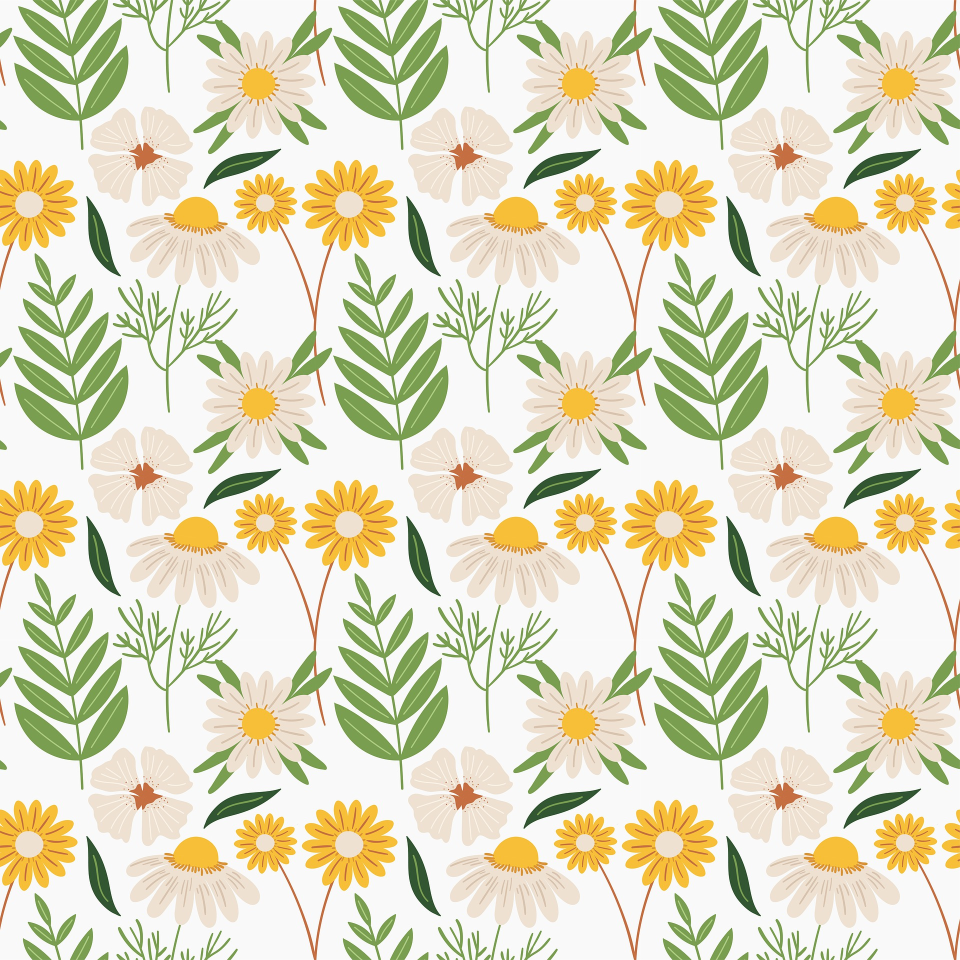
#> input picture generic_data/flower_1920.jpg, 1920 x 1920 px, given in place of vine_1920.png, which was not available (shown at 1/2 size)
$ python make_generic_data.py
#> lines starting #> are read from the running program, lines starting #| are printed output that depends on the picture; pictures that were not available may be replaced by others from this repository, and a replacement may not be noted
#! usr/bin/env python

##### Script for creating generic data for train Diffusion
import cv2
import numpy as np
import os
import random
import matplotlib.pyplot as plt
from tqdm import tqdm

os.chdir(os.path.dirname(__file__))
dir_root = os.path.join(os.path.dirname(__file__), 'generic_data')

############# config ##############
sz_resize = 1024
sz_object = int(sz_resize / 2)
sz_crop = 128
num_img = 10000
weight_object = 0.8

def main():
    ############# Load images #############
    img1 = cv2.imread(os.path.join(dir_root, 'vine_1920.png'))
#> img1 is the input picture: shape (1920, 1920, 3); mean B, G, R 193.8, 220.7, 223.7
    img2 = cv2.imread(os.path.join(dir_root, 'background.png'))
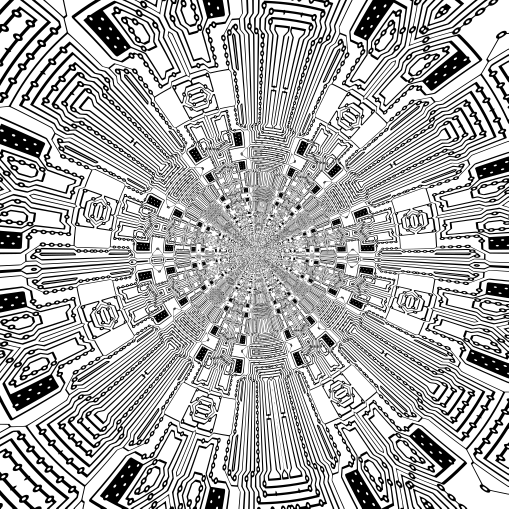
#> input picture generic_data/background.png, 1017 x 1017 px (shown at 1/2 size)
#> img2 is the input picture: shape (1017, 1017, 3); min 0, max 255, mean 175.6

    sz_img1 = img1.shape
#> sz_img1 = (1920, 1920, 3)
    img1 = img1[:int(sz_img1[0]//2), :int(sz_img1[1]//2)]
#> img1: shape (960, 960, 3)

    ############# Preprocess loaded images #############
    # Resize to 1024x1024
    img1_resized = cv2.resize(img1, (sz_resize, sz_resize), interpolation=cv2.INTER_LINEAR)
    img2_resized = cv2.resize(img2, (sz_object, sz_object), interpolation=cv2.INTER_LINEAR)

    img1_resized = img1_resized[:sz_object, :sz_object]
#> img1_resized: shape (512, 512, 3)


    ######## img, caption 데이터 생성
    # img1과 img2_half를 합성 (단, 합산된 값이 255를 넘지 않도록 클리핑)
    img1_resized_scaled = (img1_resized * weight_object).astype(np.uint8)
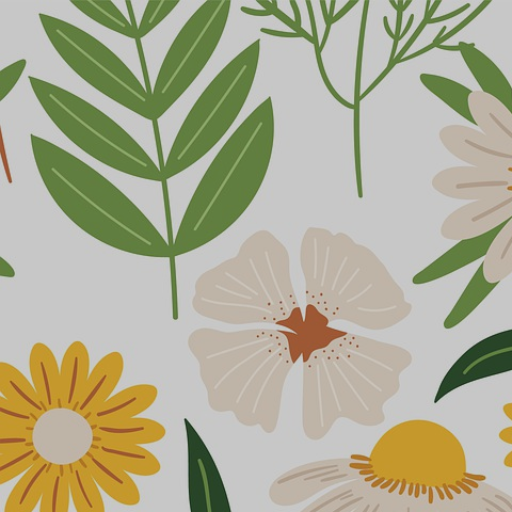
#> img1_resized_scaled: shape (512, 512, 3); mean B, G, R 149, 173.5, 174.7
    img2_resized_scaled = (img2_resized * (1 - weight_object)).astype(np.uint8)
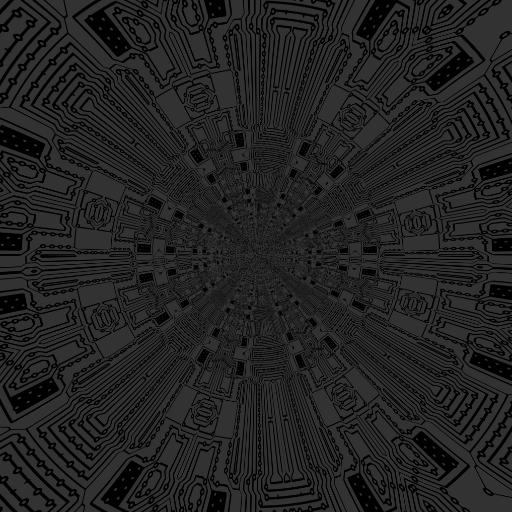
#> img2_resized_scaled: shape (512, 512, 3); min 0, max 50, mean 34.4

    img = cv2.add(img1_resized_scaled, img2_resized_scaled)
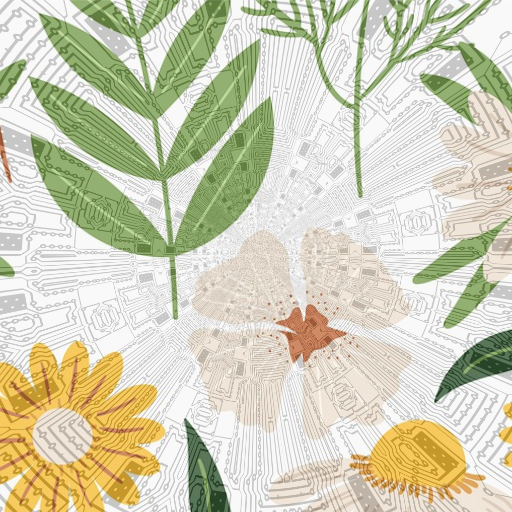
#> img: shape (512, 512, 3); mean B, G, R 183.4, 207.9, 209.1

    # Create directory
    dir_img_save = os.path.join(dir_root, 'img')
    dir_caption_save = os.path.join(dir_root, 'caption')
    os.makedirs(dir_img_save, exist_ok=True)
    os.makedirs(dir_caption_save, exist_ok=True)

    list_coords_x = []
    list_coords_y = []

    # subsampling 랜덤 위치
    for i in tqdm(range(1, num_img + 1)):

        # Pick random coordinate
        x = random.randint(0, sz_object - sz_crop)
        y = random.randint(0, sz_object - sz_crop)
        list_coords_x.append(x)
        list_coords_y.append(y)

        # Crop to 128x128
        sub_img = img[y: y+sz_crop, x: x+sz_crop].copy()

        # Add a pattern on each image (Assuming defect)
        image_defect, defect = generate_random_shapes_image(sub_img)
        caption_filename = os.path.join(dir_caption_save, f'{i}.txt')

        # Write caption
        with open(caption_filename, 'w') as f:
            f.write(f'({x}, {y}), {defect}')

        # Write Image
        img_filename = os.path.join(dir_img_save, f'{i}.bmp')
        cv2.imwrite(img_filename, image_defect)
#> this loop made 10000 passes
#> defect on passes 1 to 3: 'triangle', 'square', 'star'
#> pass 1, in main, `image_defect, defect = generate_random_shapes_image(sub_img)`:
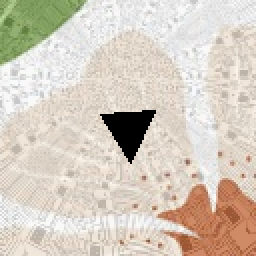
#> image_defect: shape (128, 128, 3) (shown 2 times larger); mean B, G, R 191, 204, 213.8
#> after the loop:
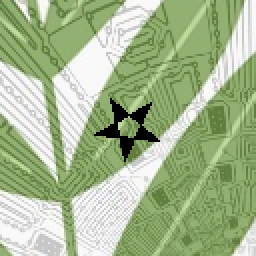
#> sub_img: shape (128, 128, 3) (shown 2 times larger); mean B, G, R 143.2, 183.8, 164.8
#> after the loop, list_coords_x = 10000 values, max 384 at index 486, min 0 at index 626, mean 191.7; list_coords_y = 10000 values, max 384 at index 161, min 0 at index 8, mean 191.6

    # Check scatter plot of generated coordinates
    plt.plot(list_coords_x, list_coords_y, '.')
    plt.show()
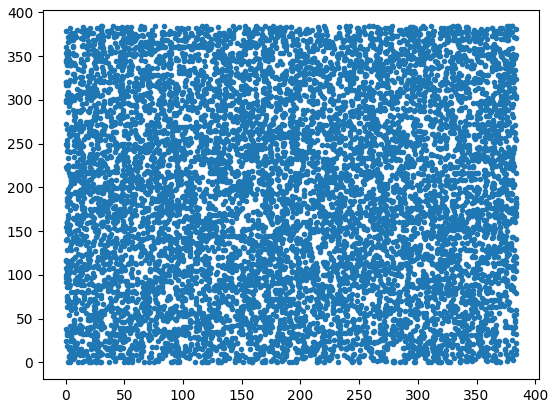
#> figure drawn by matplotlib, 1 panel
########


def generate_random_shapes_image(image:np.ndarray, shape_count=1):
    # Create a blank white image
    size = image.shape[0]

    # Define possible shapes
    shapes = ["triangle", "star", "circle", "square"]

    # Loop through the shape_count and randomly place shapes
    for _ in range(shape_count):
        shape = random.choice(shapes)

        # Random size and rotation
        scale = random.uniform(0.1, 0.2) * size  # size scale
        angle = random.uniform(0, 360)  # rotation angle

        # Random position near the center
        center_x = size//2
        center_y = size//2

        # Draw the shape
        if shape == "triangle":
            # Calculate vertices for triangle
            pts = np.array([
                [center_x, int(center_y - scale)],
                [int(center_x - scale * np.sin(np.radians(60))), int(center_y + scale * np.cos(np.radians(60)))],
                [int(center_x + scale * np.sin(np.radians(60))), int(center_y + scale * np.cos(np.radians(60)))]
            ], np.int32)
            M = cv2.getRotationMatrix2D((center_x, center_y), angle, 1.0)
            pts = cv2.transform(np.array([pts]), M)[0]
            pts = pts.astype(np.int32)
            cv2.fillPoly(image, [pts], (0, 0, 0))

        elif shape == "star":
            # Calculate vertices for a star shape
            pts = []
            for i in range(5):
                angle_deg = i * 144 + angle
                x = int(center_x + scale * np.cos(np.radians(angle_deg)))
                y = int(center_y + scale * np.sin(np.radians(angle_deg)))
                pts.append([x, y])
            pts = np.array(pts, np.int32).reshape((-1, 1, 2))
            cv2.fillPoly(image, [pts], (0, 0, 0))

        elif shape == "circle":
            # Draw a filled circle
            cv2.circle(image, (center_x, center_y), int(scale / 2), (0, 0, 0), -1)

        elif shape == "square":
            # Calculate vertices for a rotated square
            pts = np.array([
                [int(center_x - scale/2), int(center_y - scale/2)],
                [int(center_x + scale/2), int(center_y - scale/2)],
                [int(center_x + scale/2), int(center_y + scale/2)],
                [int(center_x - scale/2), int(center_y + scale/2)]
            ])

            # Rotation matrix
            M = cv2.getRotationMatrix2D((center_x, center_y), angle, 1.0)
            pts = cv2.transform(np.array([pts]), M)[0]
            pts = pts.astype(np.int32)
            cv2.fillPoly(image, [pts], (0, 0, 0))

    # # Show the image
    # plt.imshow(cv2.cvtColor(image, cv2.COLOR_BGR2RGB))
    # plt.axis('off')
    # plt.show()

    return image, shape


if __name__ == "__main__":
    main()
